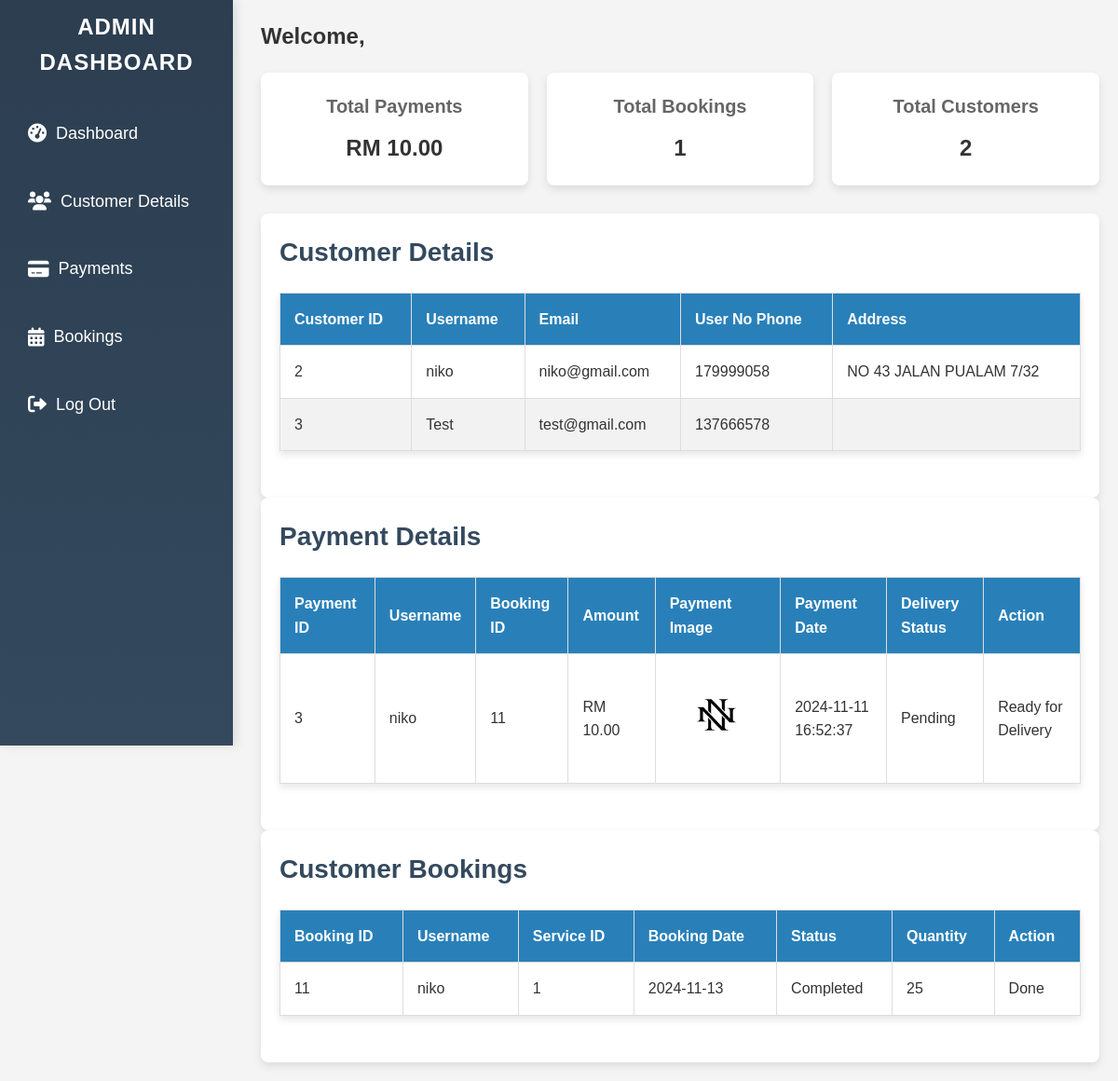
/admin/admin_dashboard.php, run on the app's committed database.
### tables this page shows
CREATE TABLE `users` (
  `id` int(11) NOT NULL,
  `username` varchar(255) NOT NULL,
  `user_no` int(15) NOT NULL,
  `password` varchar(255) NOT NULL,
  `email` varchar(255) NOT NULL,
  `address` varchar(255) NOT NULL,
  `user_type` enum('admin','customer') NOT NULL,
  `created_at` timestamp NOT NULL DEFAULT current_timestamp()
);

CREATE TABLE `payments` (
  `payment_id` int(11) NOT NULL,
  `user_id` int(11) NOT NULL,
  `booking_id` int(11) NOT NULL,
  `amount` decimal(10,2) NOT NULL,
  `payment_image` varchar(255) NOT NULL,
  `payment_date` timestamp NOT NULL DEFAULT current_timestamp(),
  `isReceive` int(11) NOT NULL,
  `delivery_status` enum('Pending','Received','Ready to Deliver','Delivered') DEFAULT 'Pending'
);

CREATE TABLE `bookings` (
  `booking_id` int(11) NOT NULL,
  `user_id` int(11) NOT NULL,
  `service_id` int(11) NOT NULL,
  `quantity` int(11) NOT NULL,
  `booking_date` date NOT NULL,
  `status` varchar(20) DEFAULT 'Pending',
  `created_at` timestamp NOT NULL DEFAULT current_timestamp()
);

### admin/admin_dashboard.php (the view, shortened to what this page needs)
<?php
include ('../auth/db_connect.php');
$sql_payments = "SELECT SUM(amount) AS total_payments FROM payments";
$stmt_payments = $pdo->prepare($sql_payments);
$stmt_payments->execute();
$total_payments = $stmt_payments->fetch(PDO::FETCH_ASSOC);
$total_payments_amount = $total_payments['total_payments'] ? 'RM ' . number_format($total_payments['total_payments'], 2) : 'RM 0.00';
$sql_bookings = "SELECT COUNT(*) AS total_bookings FROM bookings";
$stmt_bookings = $pdo->prepare($sql_bookings);
$stmt_bookings->execute();
$total_bookings = $stmt_bookings->fetch(PDO::FETCH_ASSOC);
$total_bookings_count = $total_bookings['total_bookings'] ? $total_bookings['total_bookings'] : 0;
$sql_customers = "SELECT COUNT(*) AS total_customers FROM users WHERE user_type = 'customer'";
$stmt_customers = $pdo->prepare($sql_customers);
$stmt_customers->execute();
$total_customers = $stmt_customers->fetch(PDO::FETCH_ASSOC);
$total_customers_count = $total_customers['total_customers'] ? $total_customers['total_customers'] : 0;
$sql_payments = "
    SELECT
        p.payment_id,
        u.username,
        p.booking_id,
        p.amount,
        p.payment_image,
        p.payment_date,
        p.delivery_status
    FROM payments p
    JOIN users u ON u.id = p.user_id
";
$stmt_payments = $pdo->prepare($sql_payments);
$stmt_payments->execute();
$payments = $stmt_payments->fetchAll(PDO::FETCH_ASSOC);
$sql_customers_details = "SELECT id, username, email, user_no, address FROM users WHERE user_type = 'customer'";
$stmt_customers_details = $pdo->prepare($sql_customers_details);
$stmt_customers_details->execute();
$customers = $stmt_customers_details->fetchAll(PDO::FETCH_ASSOC);
?>
<!DOCTYPE html>
<html lang="en">
<head>
    <link rel="stylesheet" href="styles/style.css">
    <link rel="stylesheet" href="https://cdnjs.cloudflare.com/ajax/libs/font-awesome/6.0.0-beta3/css/all.min.css">
</head>
<body>
    <aside class="sidebar">
        <h2>Admin Dashboard</h2>
        <ul>
        <li><a href="#dashboard" class="dashboard"><i class="fas fa-tachometer-alt"></i>Dashboard</a></li>
        <li><a href="#customers" class="customers"><i class="fas fa-users"></i>Customer Details</a></li>
        <li><a href="#payments" class="payments"><i class="fas fa-credit-card"></i>Payments</a></li>
        <li><a href="#bookings" class="bookings"><i class="fas fa-calendar-alt"></i>Bookings</a></li>
        <li><a href="../logout.php" class="logout"><i class="fas fa-sign-out-alt"></i>Log Out</a></li>
        </ul>
    </aside>
    <main class="content">
        <section id="dashboard">
            <h1>Welcome, <?php echo $_SESSION['username']; ?></h1>
            <div class="dashboard-cards">
                <div class="card">
                    <h3>Total Payments</h3>
                    <p><?php echo $total_payments_amount; ?></p>
                </div>
                <div class="card">
                    <h3>Total Bookings</h3>
                    <p><?php echo $total_bookings_count; ?></p>
                </div>
                <div class="card">
                    <h3>Total Customers</h3>
                    <p><?php echo $total_customers_count; ?></p>
                </div>
            </div>
        </section>
        <section id="customers">
            <h2>Customer Details</h2>
            <table>
                <thead>
                    <tr>
                        <th>Customer ID</th>
                        <th>Username</th>
                        <th>Email</th>
                        <th>User No Phone</th>
                        <th>Address</th>
                    </tr>
                </thead>
                <tbody>
                    <?php
                    if (count($customers) > 0) {
                        foreach ($customers as $customer) {
                            echo "<tr>";
                            echo "<td>" . $customer["id"] . "</td>";
                            echo "<td>" . $customer["username"] . "</td>";
                            echo "<td>" . $customer["email"] . "</td>";
                            echo "<td>" . $customer["user_no"] . "</td>";
                            echo "<td>" . $customer["address"] . "</td>";
                            echo "</tr>";
                        }
                    } else {
                        echo "<tr><td colspan='6'>No customers found</td></tr>";
                    }
                    ?>
                </tbody>
            </table>
        </section>
        <section id="payments">
    <h2>Payment Details</h2>
    <table>
        <thead>
            <tr>
                <th>Payment ID</th>
                <th>Username</th>
                <th>Booking ID</th>
                <th>Amount</th>
                <th>Payment Image</th>
                <th>Payment Date</th>
                <th>Delivery Status</th>
                <th>Action</th>
            </tr>
        </thead>
        <tbody>
            <?php
            if (count($payments) > 0) {
                foreach ($payments as $payment) {
                    echo "<tr>";
                    echo "<td>" . $payment["payment_id"] . "</td>";
                    echo "<td>" . $payment["username"] . "</td>";
                    echo "<td>" . $payment["booking_id"] . "</td>";
                    echo "<td>RM " . number_format($payment["amount"], 2) . "</td>";
                    echo "<td><a href='../uploads/" . $payment["payment_image"] . "' target='_blank'>
                                <img src='../uploads/" . $payment["payment_image"] . "' alt='Payment Image' width='100'>
                            </a></td>";
                    echo "<td>" . $payment["payment_date"] . "</td>";
                    echo "<td>" . $payment["delivery_status"] . "</td>";
                    if ($payment["delivery_status"] == 'Received') {
                        echo "<td>";
                        echo "<form method='POST' action='update_delivery_status.php' style='display:inline-block;'>
                                <input type='hidden' name='payment_id' value='" . $payment["payment_id"] . "'>
                                <input type='hidden' name='new_status' value='Ready to Deliver'>
                                <button type='submit'>Mark as Ready to Deliver</button>
                              </form>";
                        echo "</td>";
                    } else {
                        echo "<td>Ready for Delivery</td>";
                    }
                    echo "</tr>";
                }
            } else {
                echo "<tr><td colspan='8'>No payments found</td></tr>";
            }
            ?>
        </tbody>
    </table>
</section>
        <section id="bookings">
            <h2>Customer Bookings</h2>
            <table>
                <thead>
                    <tr>
                        <th>Booking ID</th>
                        <th>Username</th>
                        <th>Service ID</th>
                        <th>Booking Date</th>
                        <th>Status</th>
                        <th>Quantity</th>
                        <th>Action</th>
                    </tr>
                </thead>
                <tbody>
                    <?php
                    $sql_bookings_details = "
                        SELECT
                            b.booking_id,
                            u.username,
                            b.service_id,
                            b.booking_date,
                            b.status,
                            b.quantity
                        FROM bookings b
                        JOIN users u ON u.id = b.user_id
                    ";
                    $stmt_bookings_details = $pdo->prepare($sql_bookings_details);
                    $stmt_bookings_details->execute();
                    $bookings = $stmt_bookings_details->fetchAll(PDO::FETCH_ASSOC);
                    if (count($bookings) > 0) {
                        foreach ($bookings as $booking) {
                            echo "<tr>";
                            echo "<td>" . $booking["booking_id"] . "</td>";
                            echo "<td>" . $booking["username"] . "</td>";
                            echo "<td>" . $booking["service_id"] . "</td>";
                            echo "<td>" . $booking["booking_date"] . "</td>";
                            echo "<td>" . $booking["status"] . "</td>";
                            echo "<td>" . $booking["quantity"] . "</td>";
                            echo "<td>";
                            if ($booking["status"] == 'Pending') {
                                echo "<form method='POST' action='update_status.php' style='display:inline-block;'>
                                        <input type='hidden' name='booking_id' value='" . $booking["booking_id"] . "'>
                                        <input type='hidden' name='new_status' value='Confirmed'>
                                        <button type='submit'>To Confirm</button>
                                    </form>";
                            } elseif ($booking["status"] == 'Confirmed') {
                                echo "<form method='POST' action='update_status.php' style='display:inline-block;'>
                                        <input type='hidden' name='booking_id' value='" . $booking["booking_id"] . "'>
                                        <input type='hidden' name='new_status' value='Completed'>
                                        <button type='submit'>To Complete</button>
                                    </form>";
                            } else {
                                echo "Done";
                            }
                            echo "</td>";
                            echo "</tr>";
                        }
                    } else {
                        echo "<tr><td colspan='6'>No bookings found</td></tr>";
                    }
                    ?>
                </tbody>
            </table>
        </section>
    </main>
</body>
</html>

### admin/styles/style.css (style rules this page uses)
body { font-family: Arial, sans-serif; margin: 0; padding: 0; display: flex; background-color: #f4f4f4; }
.sidebar { width: 250px; background-color: #333; color: #fff; height: 100vh; padding: 10px; position: fixed; }
.sidebar h2 { color: #fff; margin-bottom: 30px; }
.sidebar ul { list-style-type: none; padding: 0; }
.sidebar ul li { margin: 20px 0; }
.sidebar ul li a { color: #fff; text-decoration: none; font-size: 18px; }
.content { margin-left: 260px; padding: 20px; width: calc(100% - 260px); }
h1, h2 { color: #333; margin-bottom: 20px; }
.dashboard-cards { display: flex; justify-content: space-between; margin-bottom: 30px; }
.card { background-color: #fff; padding: 20px; border-radius: 8px; box-shadow: 0 4px 8px rgba(0, 0, 0, 0.1); text-align: center; flex: 1; margin-right: 20px; }
.card:last-child { margin-right: 0; }
.card h3 { font-size: 20px; color: #666; }
.card p { font-size: 24px; font-weight: bold; color: #333; }
table { width: 100%; border-collapse: collapse; background-color: #fff; margin-bottom: 30px; box-shadow: 0 4px 8px rgba(0, 0, 0, 0.1); }
table thead { background-color: #333; color: #fff; }
table thead th { padding: 15px; text-align: left; }
table tbody tr { border-bottom: 1px solid #ddd; }
table tbody td { padding: 15px; text-align: left; }

### admin/admin_dashboard.php (style rules this page uses)
* { margin: 0; padding: 0; box-sizing: border-box; }
body { font-family: Arial, sans-serif; background-color: #f4f7fc; color: #333; line-height: 1.6; }
h1, h2, h3 { color: #4C4C4C; }
.sidebar { width: 250px; height: 100vh; background: linear-gradient(180deg, #2C3E50 0%, #34495E 100%); color: white; padding: 30px 20px; position: fixed; transition: all 0.3s ease; box-shadow: 4px 0 10px rgba(0, 0, 0, 0.1); }
.sidebar h2 { text-align: center; margin-bottom: 30px; font-size: 24px; font-weight: 700; color: #ecf0f1; text-transform: uppercase; letter-spacing: 1px; }
.sidebar ul { list-style: none; padding-left: 0; }
.sidebar ul li { margin: 20px 0; }
.sidebar ul li a { color: #ecf0f1; text-decoration: none; font-size: 18px; display: flex; align-items: center; padding: 12px 20px; border-radius: 6px; transition: background-color 0.3s ease, padding-left 0.3s ease; }
.sidebar ul li a i { margin-right: 10px; font-size: 20px; }
.sidebar ul li a.dashboard i { content: "\f0e4"; }
.sidebar ul li a.customers i { content: "\f007"; }
.sidebar ul li a.payments i { content: "\f09d"; }
.sidebar ul li a.bookings i { content: "\f1d3"; }
.sidebar ul li a.logout i { content: "\f2f5"; }
main.content { margin-left: 260px; padding: 20px; }
.dashboard-cards { display: flex; justify-content: space-between; margin-bottom: 40px; }
.card { background-color: #fff; padding: 20px; border-radius: 8px; box-shadow: 0 4px 8px rgba(0, 0, 0, 0.1); text-align: center; width: 30%; transition: transform 0.3s ease, box-shadow 0.3s ease; }
.card h3 { font-size: 24px; margin-bottom: 10px; }
.card p { font-size: 20px; color: #27ae60; font-weight: bold; }
table { width: 100%; margin-bottom: 40px; border-collapse: collapse; }
table th, table td { padding: 12px; text-align: center; border: 1px solid #ddd; }
table th { background-color: #2980b9; color: white; }
table tr:nth-child(even) { background-color: #f2f2f2; }
table td img { width: 100px; border-radius: 5px; }
section h2 { margin-bottom: 20px; font-size: 28px; color: #34495e; }
#customers, #payments, #bookings { background-color: #fff; padding: 20px; border-radius: 8px; box-shadow: 0 4px 8px rgba(0, 0, 0, 0.1); }

### data on the page
users: id "2", username "niko", email "niko@gmail.com", user_no "179999058", address "NO 43 JALAN PUALAM 7/32"
users: id "3", username "Test", email "test@gmail.com", user_no "137666578"
payments: payment_id "3", user.username "niko", booking "11", amount "10.00", payment_image (picture), payment_date "2024-11-11 16:52:37", delivery_status "Pending", shows "Ready for Delivery"
bookings: booking_id "11", user.username "niko", service "1", booking_date "2024-11-13", status "Completed", quantity "25", shows "Done"

### other printed values
$total_payments_amount "RM 10.00"
$total_bookings_count "1"
$total_customers_count "2"
